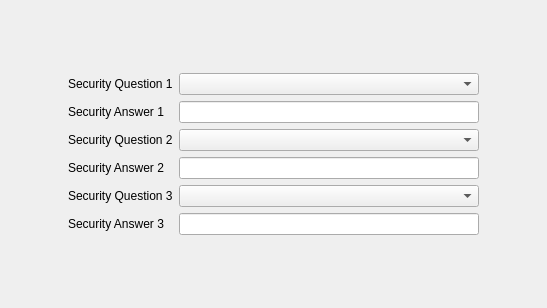
<?xml version="1.0" encoding="UTF-8"?>
<ui version="4.0">
 <class>WizardPageQuestion</class>
 <widget class="QWidget" name="WizardPageQuestion">
  <property name="geometry">
   <rect>
    <x>0</x>
    <y>0</y>
    <width>547</width>
    <height>308</height>
   </rect>
  </property>
  <property name="windowTitle">
   <string>Form</string>
  </property>
  <layout class="QGridLayout" name="gridLayout_2">
   <item row="0" column="1">
    <spacer name="verticalSpacer">
     <property name="orientation">
      <enum>Qt::Vertical</enum>
     </property>
     <property name="sizeHint" stdset="0">
      <size>
       <width>20</width>
       <height>27</height>
      </size>
     </property>
    </spacer>
   </item>
   <item row="1" column="0">
    <spacer name="horizontalSpacer">
     <property name="orientation">
      <enum>Qt::Horizontal</enum>
     </property>
     <property name="sizeHint" stdset="0">
      <size>
       <width>10</width>
       <height>20</height>
      </size>
     </property>
    </spacer>
   </item>
   <item row="1" column="1">
    <layout class="QGridLayout" name="gridLayout">
     <item row="0" column="0">
      <widget class="QLabel" name="label_question1">
       <property name="text">
        <string>Security Question 1</string>
       </property>
      </widget>
     </item>
     <item row="0" column="1">
      <widget class="MyComboBoxQuestion" name="comboBox_question1">
       <property name="minimumSize">
        <size>
         <width>300</width>
         <height>0</height>
        </size>
       </property>
      </widget>
     </item>
     <item row="1" column="0">
      <widget class="QLabel" name="label_answer1">
       <property name="text">
        <string>Security Answer 1</string>
       </property>
      </widget>
     </item>
     <item row="1" column="1">
      <widget class="MyLineEdit" name="lineEdit_answer1">
       <property name="maxLength">
        <number>120</number>
       </property>
      </widget>
     </item>
     <item row="2" column="0">
      <widget class="QLabel" name="label_question2">
       <property name="text">
        <string>Security Question 2</string>
       </property>
      </widget>
     </item>
     <item row="2" column="1">
      <widget class="MyComboBoxQuestion" name="comboBox_question2"/>
     </item>
     <item row="3" column="0">
      <widget class="QLabel" name="label_answer2">
       <property name="text">
        <string>Security Answer 2</string>
       </property>
      </widget>
     </item>
     <item row="3" column="1">
      <widget class="MyLineEdit" name="lineEdit_answer2">
       <property name="maxLength">
        <number>120</number>
       </property>
      </widget>
     </item>
     <item row="4" column="0">
      <widget class="QLabel" name="label_question3">
       <property name="text">
        <string>Security Question 3</string>
       </property>
      </widget>
     </item>
     <item row="4" column="1">
      <widget class="MyComboBoxQuestion" name="comboBox_question3"/>
     </item>
     <item row="5" column="0">
      <widget class="QLabel" name="label_answer3">
       <property name="text">
        <string>Security Answer 3</string>
       </property>
      </widget>
     </item>
     <item row="5" column="1">
      <widget class="MyLineEdit" name="lineEdit_answer3">
       <property name="maxLength">
        <number>120</number>
       </property>
      </widget>
     </item>
    </layout>
   </item>
   <item row="1" column="2">
    <spacer name="horizontalSpacer_2">
     <property name="orientation">
      <enum>Qt::Horizontal</enum>
     </property>
     <property name="sizeHint" stdset="0">
      <size>
       <width>10</width>
       <height>20</height>
      </size>
     </property>
    </spacer>
   </item>
   <item row="2" column="1">
    <spacer name="verticalSpacer_2">
     <property name="orientation">
      <enum>Qt::Vertical</enum>
     </property>
     <property name="sizeHint" stdset="0">
      <size>
       <width>20</width>
       <height>28</height>
      </size>
     </property>
    </spacer>
   </item>
  </layout>
 </widget>
 <customwidgets>
  <customwidget>
   <class>MyLineEdit</class>
   <extends>QLineEdit</extends>
   <header>mylineedit.h</header>
  </customwidget>
  <customwidget>
   <class>MyComboBoxQuestion</class>
   <extends>QComboBox</extends>
   <header>mycomboboxquestion.h</header>
  </customwidget>
 </customwidgets>
 <resources/>
 <connections/>
</ui>
